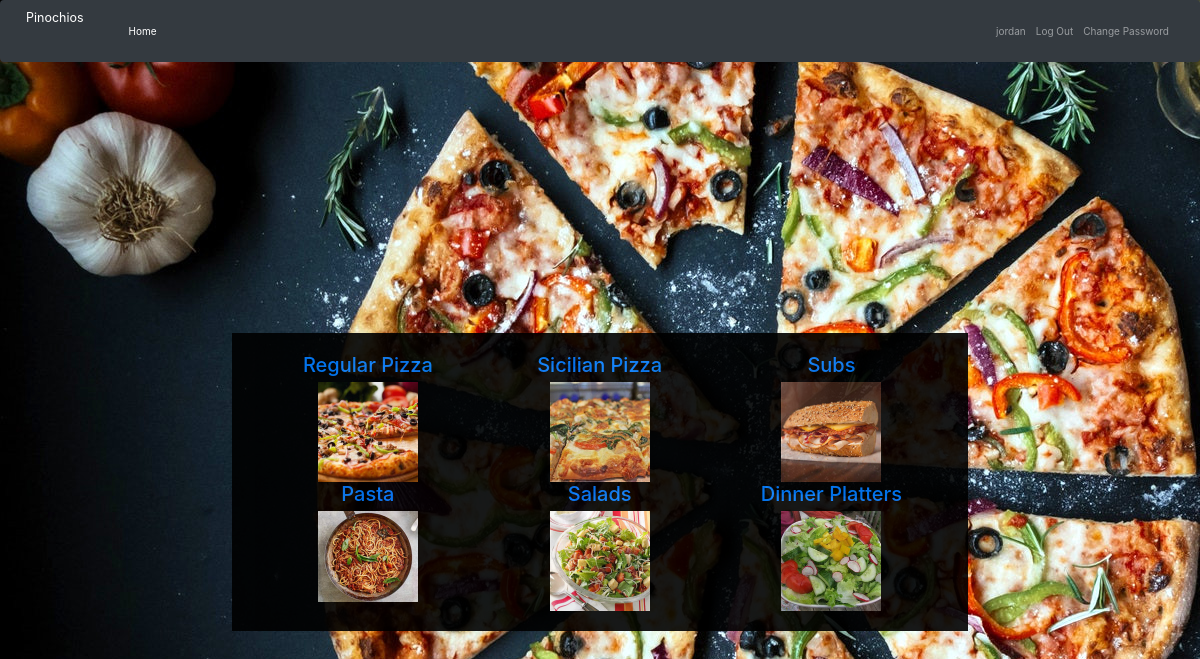
Page / (signed in) on the committed database.
### orders/models.py (models this page shows, shortened)
class Category(models.Model):
    name=models.CharField(max_length=64)
    cover = models.ImageField(upload_to='orders/images/', null=True)

### orders/views.py (the view)
# urls.py: path("", views.index, name="index"),
def index(request):
    if not request.user.is_authenticated:
        return render(request, "login.html", {"message": None})
    model = Category
    template_name = 'home.html'
    context = {
        "categories": Category.objects.all()
        }
    return render(request, "orders/home.html", context)

### orders/templates/orders/home.html (shortened to what this page needs)
{% extends 'base.html' %}
{% block content %}
{% if user.is_authenticated %}
<div class="row">
    {% for category in categories %}
        <div class="column ">
            <a href="{% url 'menu' category.id %}">
            <h2>{{category.name}}</h2>
            <img style="width: 100px" src="{{ category.cover.url}}" alt="{{ post.title }}">
            </a>
        </div>
    {% endfor %}
</div>
{% endif %}
{% endblock %}

### accounts/templates/base.html (shortened to what this page needs)
<html>
<head>
    {% load static %}
    <link rel="stylesheet" href="{% static 'orders/bootstrap/css/bootstrap.css' %}">
    <link rel="stylesheet" href="https://stackpath.bootstrapcdn.com/bootstrap/4.5.0/css/bootstrap.min.css">
    <link rel="stylesheet" href="{% static 'orders/main.css' %}">
</head>
<body>
    <nav class="navbar navbar-expand-lg navbar-dark bg-dark">
  <a class="navbar-brand" href="#">Pinochios</a>
  <div class="collapse navbar-collapse" id="navbarSupportedContent">
    <ul class="navbar-nav mr-auto navbar-right">
      <li class="nav-item active">
        <a class="nav-link" href="{% url 'index' %}">Home</a>
    </ul>
    <ul class="navbar-nav ml-auto">
        {% if user.is_authenticated %}
            <li class="nav-item" ><a class="nav-link" href="#">{{ user.username }}</a></li>
            <li class="nav-item">
                <a class="nav-link" href="{% url 'logout' %}">Log Out</a>
            </li>
            <li class="nav-item">
                <a class="nav-link " href="{% url 'change_password' %}"></span>Change Password</a>
            </li>
        {% endif %}
    </ul>
  </div>
</nav>
    <main class="text-center d-flex justify-content-center vertical-center">
        {% block content %}
        {% endblock %}
    </main>
</body>
</html>

### orders/static/orders/main.css (style rules this page uses)
body { width: 100%; background: url( "pizza_background.jpeg") no-repeat; }
.column { color: white; float: left; width: 33.3%; }
.row { background-color: black; opacity: 90%; padding: 20px; }
.row:after { content: ""; display: table; clear: both; }
.vertical-center { min-height: 100%; min-height: 100vh; display: flex; align-items: center; }

### rows in the picture
Category: name "Regular Pizza", cover (picture)
Category: name "Sicilian Pizza", cover (picture)
Category: name "Subs", cover (picture)
Category: name "Pasta", cover (picture)
Category: name "Salads", cover (picture)
Category: name "Dinner Platters", cover (picture)

### other values in the picture
{{ user.username }} "jordan"
